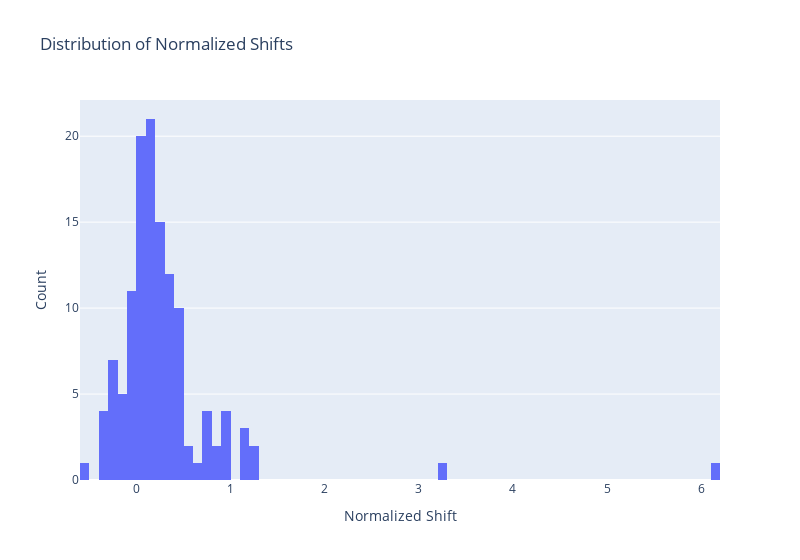

Source (notebook cell):
### Code cell
mean = oscillators['normalized_shift'].mean()
stdev = oscillators['normalized_shift'].std()

fig = px.histogram(oscillators, x='normalized_shift', nbins=100, 
                   title='Distribution of Normalized Shifts')
fig.update_layout(
    xaxis_title='Normalized Shift',
    yaxis_title='Count',
    width=800,
    showlegend=False
)

fig.show()

### Figure 1 — Plotly figure (JSON) as saved in the notebook; plotly's stock layout.template omitted (floating-point values rounded to 4 significant figures)
{"data": [{"alignmentgroup": "True", "bingroup": "x", "hovertemplate": "normalized_shift=%{x}<br>count=%{y}<extra></extra>", "legendgroup": "", "marker": {"color": "#636efa", "pattern": {"shape": ""}}, "name": "", "nbinsx": 100, "offsetgroup": "", "orientation": "v", "showlegend": false, "type": "histogram", "x": [-0.2171, 3.283, 6.162, 1.17, 0.9301, 0.8551, 0.4185, 0.1717, 0.09892, 0.07524, -0.1098, -0.2654, -0.2562, 0.4169, 0.1405, -0.3117, 0.1873, 0.2098, -0.3232, 0.2426, 0.3463, 0.07823, 0.3486, 0.357, 0.4921, 0.07419, 0.3784, 0.3101, 0.3519, 0.02447, 0.08054, 0.2075, 0.1866, 0.173, 0.2255, 0.2458, 0.1161, -0.03764, 0.1172, 0.1643, -0.1535, 0.3139, -0.3407, -0.08704, 0.04569, 0.02432, 0.09603, 0.06309, 0.08192, 0.1285, 0.2916, 0.1623, 0.0302, 0.008219, 0.1135, 0.2959, 0.06612, -0.0002243, 0.1194, -0.01168, 0.1343, -0.008274, -0.006428, 0.01259, -0.1665, -0.268, -0.2904, -0.3137, 0.1641, 0.1657, 0.107, -0.03648, 0.1703, 0.1277, -0.02146, 0.01048, 0.3353, -0.2218, -0.05726, 0.01322, -0.07785, -0.1385, 0.02255, 0.2838, -0.5069, 0.08126, 0.3436, 0.4828, 0.2345, 0.3401, 0.9767, 0.8573, 0.167, 0.2906, 0.2548, 0.2652, 0.9059, 0.2782, 0.2448, 0.7645, 0.9121, 0.5774, 0.3047, 0.4423, 1.143, 1.15, 1.217, 0.4722, 0.1593, 0.7016, 0.5011, 0.6733, 1.286, 0.123, 0.7213, 0.4896, 0.2889, 0.4099, 0.3389, 0.4003, -0.04662, 0.0005461, 0.4825, 0.7413, -0.1307, -0.2356], "xaxis": "x", "yaxis": "y"}], "layout": {"barmode": "relative", "legend": {"tracegroupgap": 0}, "showlegend": false, "title": {"text": "Distribution of Normalized Shifts"}, "width": 800, "xaxis": {"anchor": "y", "domain": [0, 1], "title": {"text": "Normalized Shift"}}, "yaxis": {"anchor": "x", "domain": [0, 1], "title": {"text": "Count"}}}}
